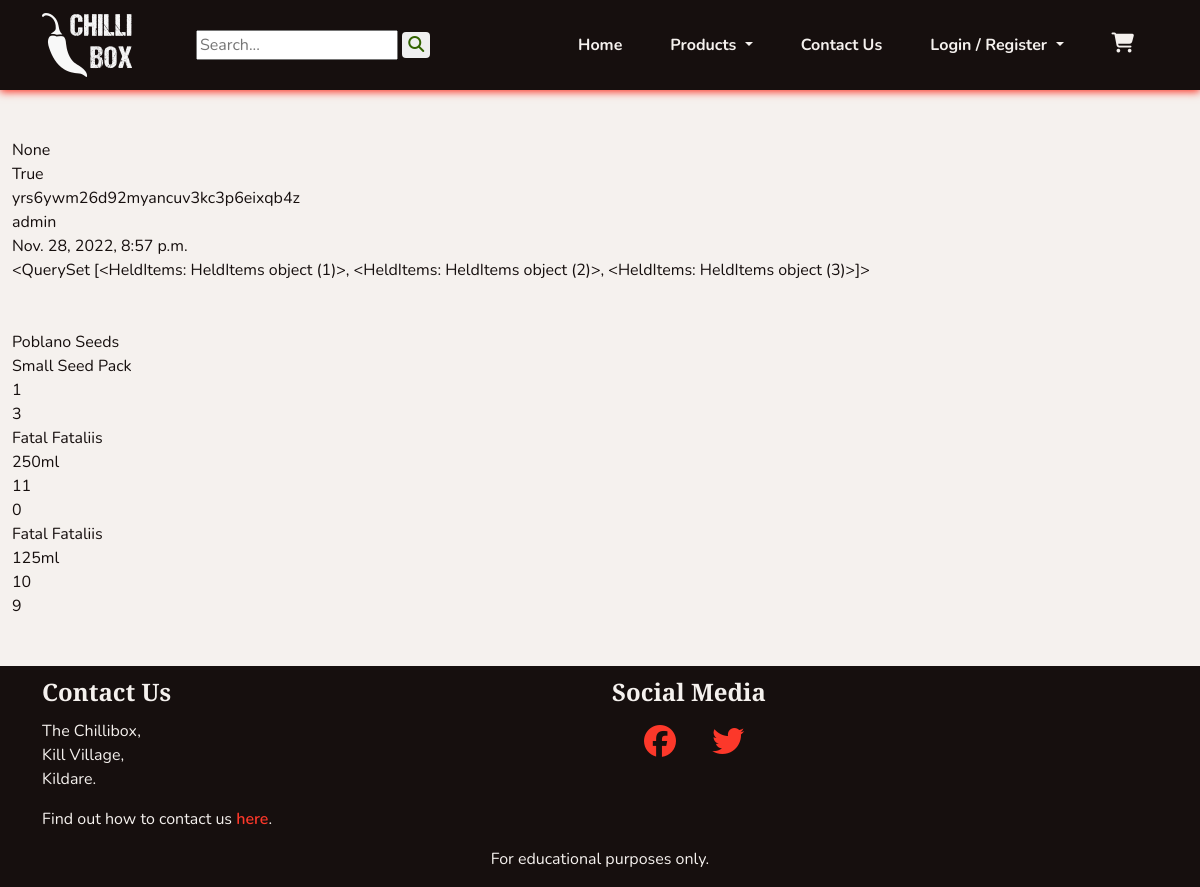
The page /cart/view_held/ on the database as committed earlier.
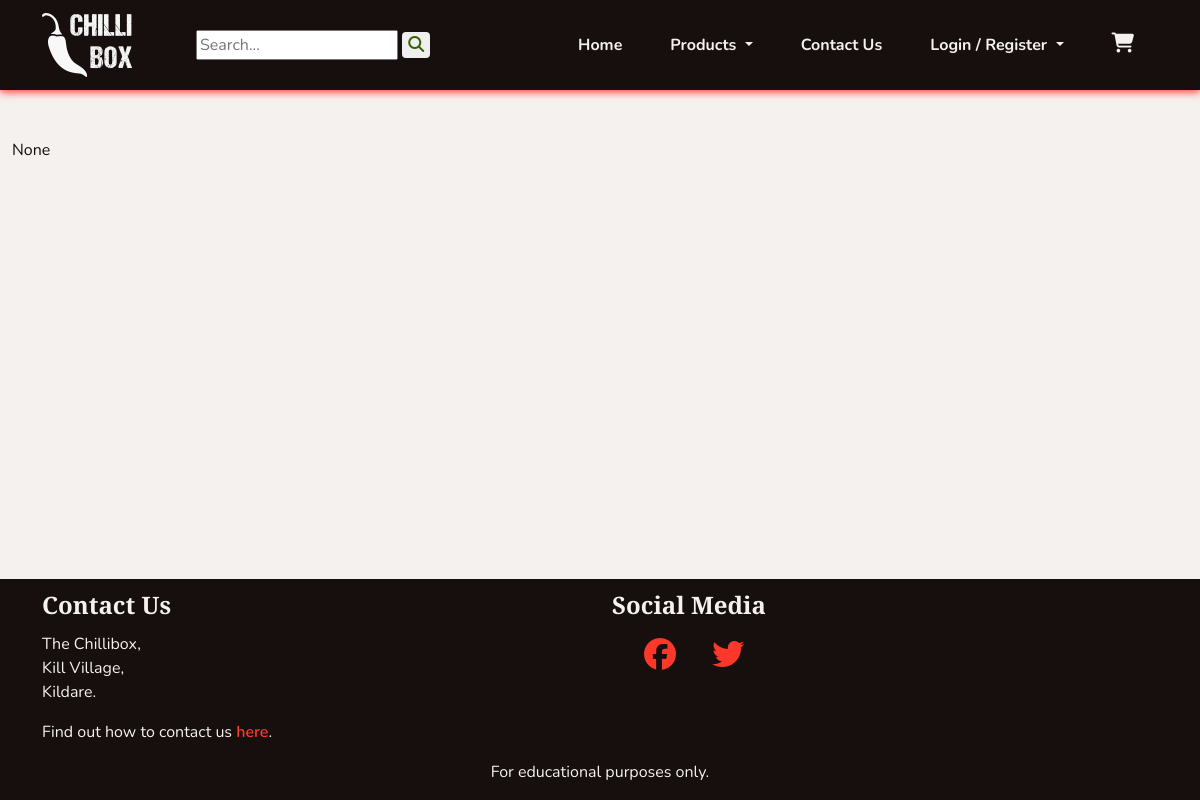
The same page on the database as committed later.
### cart/models.py (models this page shows, shortened)
class HeldCart(models.Model):
    cart_key = models.CharField(max_length=80)
    owner = models.ForeignKey(User, on_delete=models.SET_NULL, null=True,
                              blank=True)
    hold_time_start = models.DateTimeField(auto_now=True)
    def check_time(self):
        time_passed = (timezone.now() - self.hold_time_start)
        return (time_passed.total_seconds() / 60.0) > settings.CART_HOLD_TIME_MINUTES

class HeldItems(models.Model):
    cart = models.ForeignKey(HeldCart, on_delete=models.CASCADE,
                             related_name='held_items')
    product = models.ForeignKey(Product, on_delete=models.CASCADE)
    variant = models.ForeignKey(Variant, on_delete=models.CASCADE,
                                related_name='held_stock')
    qty = models.PositiveIntegerField(default=0)
    added_on = models.DateTimeField(auto_now=True)

### products/models.py (models this page shows, shortened)
class Product(models.Model):
    category = models.ForeignKey(Category, on_delete=models.SET_NULL,
                                 null=True, blank=True, related_name='product')
    subcategory = models.ForeignKey(SubCategory, on_delete=models.SET_NULL,
                                    null=True, blank=True)
    name = models.CharField(max_length=255)
    slug = models.SlugField()
    description = models.TextField(null=True, blank=True,
                                   help_text='Include a description for the \
                                   product\'s page.')
    excerpt = models.TextField(null=True, blank=True, help_text='Include a \
                               brief summary of the product.')
    ingredients = models.CharField(max_length=140, null=True, blank=True,
                                   help_text='For sauces, please include the \
                                   ingredients.')
    growth_time = models.CharField(max_length=140, null=True, blank=True,
                                   help_text='For seeds, please include the \
                                   growth time to maturity.')
    heat_level = models.CharField(max_length=140, null=True, blank=True,
                                  help_text='In scovilles or more generally \
                                  (eg \'hot\') where appropriate.')
    box_contents = models.ManyToManyField('self', blank=True, help_text='Add \
                                          products for seed and sauce boxes.')
    image = models.ImageField(upload_to='uploads/', null=True, blank=True)
    thumbnail = models.ImageField(upload_to='uploads/', null=True, blank=True,
                                  help_text='If not added, will be \
                                  auto-generated from image.')
    added_on = models.DateField(auto_now_add=True)
    class Meta:
        ordering = ('name',)
        get_latest_by = ('added_on',)
    def __str__(self):
        return self.name

class Variant(models.Model):
    product = models.ForeignKey(Product, on_delete=models.CASCADE, related_name='variants')
    size = models.CharField(max_length=80)
    price = models.DecimalField(max_digits=5, decimal_places=2)
    current_stock = models.PositiveIntegerField(default=0,
                                                help_text='Default is 0.')
    in_stock = models.BooleanField(default=False,
                                   help_text='Updates when current stock \
                                   updated.')
    class Meta:
        verbose_name_plural = 'Variants'
    def __str__(self):
        return self.size

### cart/views.py (the view)
# urls.py: path('view_held/', views.ViewHeld.as_view())
class ViewHeld(View):
    def get(self, request):
        session_key = request.session.session_key
        held_items = HeldCart.objects.all()
        template_name = 'cart/view_held.html'
        context = {
            'held_items': held_items,
            'session_key': session_key,
            }
        return render(request, template_name, context)

### cart/contexts.py (called while the page is built, shortened)
def cart_contents(request):
    cart_items = []
    total = 0
    product_count = 0
    cart = request.session.get('cart', {})
    if total < settings.FREE_DELIVERY_THRESHOLD:
        delivery = Decimal(settings.STANDARD_DELIVERY_COST)
        free_delivery_delta = settings.FREE_DELIVERY_THRESHOLD - total
    else:
        delivery = 0
        free_delivery_delta = 0
    grand_total = delivery + total
    context = {
        'cart_items': cart_items,
        'total': total,
        'product_count': product_count,
        'delivery': delivery,
        'free_delivery_delta': free_delivery_delta,
        'free_delivery_threshold': settings.FREE_DELIVERY_THRESHOLD,
        'grand_total': grand_total,
    }
    return context

### cart/templates/cart/view_held.html (shortened to what this page needs)
{% extends 'base.html' %}
{% block content %}
{{ session_key }}
<br>
{% for held_cart in held_items %}
{{ held_cart.check_time }}
<br>
{{ held_cart.cart_key }}
<br>
{{ held_cart.owner }}
<br>
{{ held_cart.hold_time_start }}
<br>
{{ held_cart.held_items.all }}
<br>
<br>
<br>
{% for item in held_cart.held_items.all %}
{{ item.product }}
<br>
{{ item.variant }}
<br>
{{ item.variant.id }}
<br>
{{ item.qty }}
<br>
{% endfor %}
{% endfor %}
{% endblock %}

### templates/base.html (shortened to what this page needs)
{% load static %}
<!DOCTYPE html>
<html lang="en">
    <head>
        <link href="https://cdn.jsdelivr.net/npm/bootstrap@5.1.3/dist/css/bootstrap.min.css" rel="stylesheet">
        <link rel="stylesheet" href="{% static 'css/style.css' %}">
    </head>
    <body class="d-flex flex-column h-100">
        {% include 'includes/header.html' %}
        <main class="container-fluid my-5">
            {% block content %}
            {% endblock content %}
        </main>
        {% include 'includes/footer.html' %}
    </body>
</html>

### templates/includes/header.html (shortened to what this page needs)
{% load static %}
<header>
    <nav id="navbar" class="navbar navbar-expand-lg">
        <div class="container-sm d-flex justify-content-between">
            <a class="navbar-brand" href="{% url 'home:index' %}" aria-label="Go to home page"><img width="90"
                    height="64" src="{% static 'images/chilli-logo-white.png' %}" alt="The Chillibox Logo"></a>
            <form class="ms-md-5" action="{% url 'products:search_results' %}" method="GET">
                <input name="q" type="text" placeholder="Search...">
                <button type="submit" class="chilli-link rounded"><i class="fa-solid fa-magnifying-glass"></i></button>
            </form>
            <div class="collapse navbar-collapse" id="navbarSupportedContent">
                <ul class="navbar-nav ms-auto mb-2 mb-lg-0">
                    {% if user.is_staff %}
                    <li class="nav-item">
                        <a class="navbar-links" href="{% url 'management:dashboard' %}">Management</a>
                    </li>
                    {% else %}
                    <li class="nav-item">
                        <a class="navbar-links" href="{% url 'home:index' %}">Home</a>
                    </li>
                    {% endif %}
                    <li class="nav-item dropdown">
                        <a class="navbar-links dropdown-toggle" href="#" role="button" data-bs-toggle="dropdown"
                            aria-expanded="false">
                            Products
                        </a>
                    </li>
                    <li class="nav-item">
                        <a class="navbar-links" href="{% url 'home:contact' %}">Contact Us</a>
                    </li>
                    {% if user.is_authenticated %}
                    <li class="nav-item dropdown">
                        <a class="navbar-links dropdown-toggle" href="#" role="button" data-bs-toggle="dropdown"
                            aria-expanded="false">
                            Profile / Logout
                        </a>
                        <ul class="dropdown-menu drop-menu nav-drop-bg">
                            <li>
                                <a class="navbar-links navbar-drop-link" href="{% url 'profiles:profile' %}">My
                                    Profile</a>
                            </li>
                            <li>
                                <a class="navbar-links navbar-drop-link" href="{% url 'account_logout' %}">Logout</a>
                            </li>
                        </ul>
                    </li>
                    {% else %}
                    <li class="nav-item dropdown">
                        <a class="navbar-links dropdown-toggle" href="#" role="button"
                            data-bs-toggle="dropdown" aria-expanded="false">
                            Login / Register
                        </a>
                    </li>
                    {% endif %}
                </ul>
                <a class="navbar-links" data-bs-toggle="offcanvas" href="#theCart" role="button"
                    aria-controls="offcanvasExample">
                    <i class="fa-solid fa-cart-shopping big">
                    </i>
                </a>
            </div>
        </div>
    </nav>
</header>

### cart/templates/cart/cart_canvas.html (shortened to what this page needs)
{% load static %}

### templates/includes/footer.html
<footer class="footer mt-auto">
    <div class="container-md">
        <div class="row">
            <div class="col-md-6">
                <h2 class="footer-headings">Contact Us</h2>
                <p>
                    The Chillibox,<br>
                    Kill Village,<br>
                    Kildare.
                </p>
                <p>
                    Find out how to contact us <a class="chilli-link-alt" href="{% url 'home:contact' %}">here</a>.
                </p>
            </div>
            <div class="col-md-6">
                <h2 class="footer-headings">Social Media</h2>
                <a class="chilli-link-alt footer-socials" href="https://facebook.com" target="_blank" rel="noopener"
                    aria-label="Find us on Facebook (opens in new tab)"><i class="fa-brands fa-facebook"></i></a>
                <a class="chilli-link-alt footer-socials" href="https://twitter.com" target="_blank" rel="noopener"
                    aria-label="Find us on Twitter (opens in new tab)"><i class="fa-brands fa-twitter"></i></a>
            </div>
        </div>
        <div class="row text-center">
            <p>For educational purposes only.</p>
        </div>
    </div>
</footer>

### static/css/style.css (style rules this page uses)
:root { --site-white: #f5f1ee; --site-black: #160f0e; --site-grey: #6b6363; --site-red: #fc382a; --site-dark-red:#bd0000; --site-green: #568729; --site-dark-green: #326300; --site-text-bg: rgba(49, 99, 0, 0.2); --site-car-bg: rgba(245, 241, 238, 0.61); }
html { height: 100%; }
body { font-family: "Nunito", sans-serif; color: var(--site-black); font-size: 1rem; background: var(--site-white); }
h1, h2, h3, h4 { font-family: "Merriweather Sans", "Nunito", sans-serif; font-weight: 900; margin-top: 0.5em; margin-bottom: 0.5em; }
.big { font-size: 1.25rem; }
button { border: none; }
ul { padding: 0; }
li { list-style: none; }
a { text-decoration: none; }
.navbar-links { cursor: pointer; display: inline-block; padding: 0.25rem 0.5rem; color: var(--site-white); font-weight: 700; margin: 1em; transition: all 0.8s linear; }
.chilli-link { font-weight: 600; color: var(--site-dark-green); transition: all 0.2s linear; }
.chilli-link-alt { font-weight: 600; color: var(--site-red); transition: all 0.2s linear; }
#navbar { background-color: var(--site-black); color: var(--site-white); box-shadow: 0 2px 8px 0 var(--site-red); }
footer { background-color: var(--site-black); color: var(--site-white); }
.footer-headings { font-size: 1.5em; }
.footer-socials { font-size: 2em; padding-left: 1em; }

Rows that differ between the two databases and show on the page:
removed HeldCart: check_time "True", cart_key "yrs6ywm26d92myancuv3kc3p6eixqb4z", owner "admin", hold_time_start "Nov. 28, 2022, 8:57 p.m.", held_items.all "<QuerySet [<HeldItems: HeldItems object (1)>, <HeldItems: HeldItems object (2)>, <HeldItems: HeldItems object (3)>]>"
removed HeldItems: product "Poblano Seeds", variant "Small Seed Pack", variant.id "1", qty "3"
removed HeldItems: product "Fatal Fataliis", variant "250ml", variant.id "11", qty "0"
removed HeldItems: product "Fatal Fataliis", variant "125ml", variant.id "10", qty "9"
